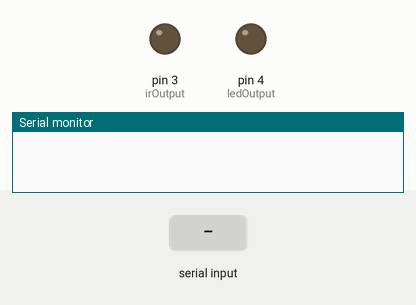
The sketch below on a simulated Arduino Uno, built with avr-gcc and run on an emulated ATmega328P. Shown: output pins drawn as LEDs (lit = HIGH), the last lines printed to the serial monitor. Inputs (shaded band) come from the test bench.

Above: at 1.2 s.
1.3 s: "1" received over Serial
At 2.5 s:
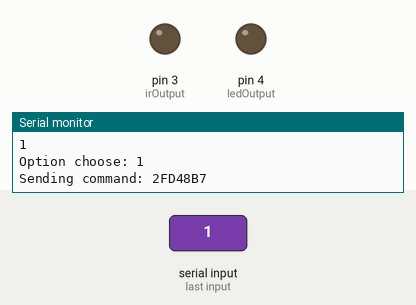
2.8 s: "2" received over Serial
At 3.9 s:
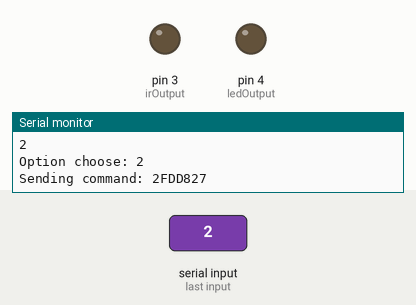
4.3 s: "3" received over Serial
At 5.0 s:
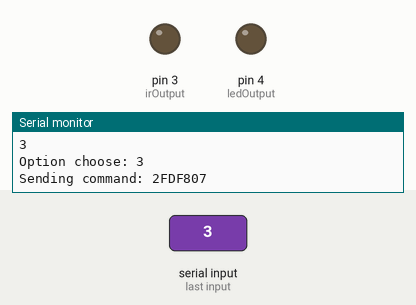
Timing chart, 0 to 7.3 s (numbered marks = the images above; inputs shaded):
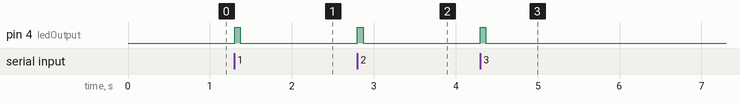

The sketch:

infrared_remote.ino
```cpp
// (licence header left out)
/*
 * Program which receives a NEC TV command via serial port and sends it
 * to the TV through infrared.
 */
#include <IRremote.h>

IRsend irsend; // Object which handles infrared transmissions
int irOutput = 3; // Infrared output pin
int ledOutput = 4; // Check LED pin (not compulsory)
char junk;
String inputCommand;

// TV code commands.
unsigned long shutdown = 0x2FD48B7;
unsigned long channelUp = 0x2FDD827;
unsigned long channelDown = 0x2FDF807;
unsigned long volumeUp = 0x2FD58A7;
unsigned long volumeDown = 0x2FD7887;

void setup(){
  Serial.begin(9600);
  pinMode(irOutput, OUTPUT);
  pinMode(ledOutput, OUTPUT);
}

void loop() {
  if(Serial.available()){
     while(Serial.available())
    {
      char inChar = (char) Serial.read(); //read the input
      inputCommand += inChar;        //make a string of the characters coming on serial
    }
      unsigned long commandToSend;
      digitalWrite(ledOutput, HIGH); // turns on the LED
       Serial.println(inputCommand);
        if(inputCommand == "1")
          commandToSend = shutdown;
        else if (inputCommand == "2")
          commandToSend = channelUp;
        else if (inputCommand == "3")
          commandToSend = channelDown;
        else if (inputCommand == "4")
          commandToSend = volumeUp;
        else if (inputCommand == "5")
          commandToSend = volumeDown;
        else {
          Serial.print("Unrecognized command ");
          Serial.println(inputCommand);
          Serial.println("Returning...");
          return;
        }
      // Some logging.
      Serial.print("Option choose: ");
      Serial.println(inputCommand);
      Serial.print("Sending command: ");
      Serial.println(commandToSend, HEX);
    while (Serial.available() > 0)
    { junk = Serial.read(); }      // clear the serial buffer
    irsend.sendNEC(commandToSend, 32); // sends the command received to the TV.
  }
  digitalWrite(ledOutput, LOW);
  inputCommand = "";
}
```

Measured:
- after the input at 1.3 s, pin 4 (ledOutput): LOW → HIGH at once, → LOW 0.07 s later
- after the input at 2.8 s, pin 4 (ledOutput): LOW → HIGH at once, → LOW 0.07 s later
- after the input at 4.3 s, pin 4 (ledOutput): LOW → HIGH at once, → LOW 0.07 s later
